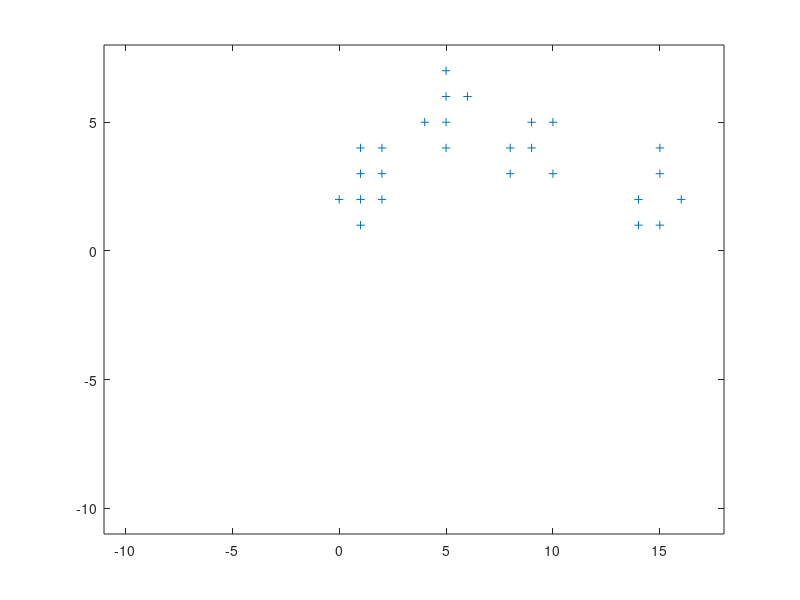

Reproduce this figure in MATLAB. (Note: this script raises an error after producing the figure.)
clear all
clc


P = [14 10 9 9 10 1 1 1 1 0 4 5 5 5 5 6 8 8 2 2 2 14 15 15 15 16;
    1 3 4 5 5 1 2 3 4 2 5 4 5 6 7 6 3 4 2 3 4 2 1 3 4 2];
figure(1)
plot(P(1,:), P(2,:), '+')
axis( [-11 18 -11 8] )

ocultas = 4;
W = [ -10 0 0 0;
    -10 2 2 2];
hold on
plotsom(W)


MAX_ITE = 100;
alfa = 0.25;
ite = 0;
[entradas, CantPatrones] = size(P);


while (ite < MAX_ITE) %%&& Los W no cambien mucho
    
    ite = ite + 1;
    
    for patr = 1:CantPatrones;
        %Calcular la ganadora
        distancias = sqrt(sum((P(:,patr) * ones(1,ocultas) - W).^2));
        [DMin, ganadora] = min(distancias);
        
        %solo se actualizan los pesos de las ganadoras
        W(:,ganadora) = W(:,ganadora) + ...
                    alfa * (P(:,patr) - W(:,ganadora));
    end
    
    % redibujar
    hold off
    plot(P(1,:), P(2,:), '+')
    axis( [-11 18 -11 8] )
    hold on
    plotsom(W);
    pause(0.1);
    
    
end